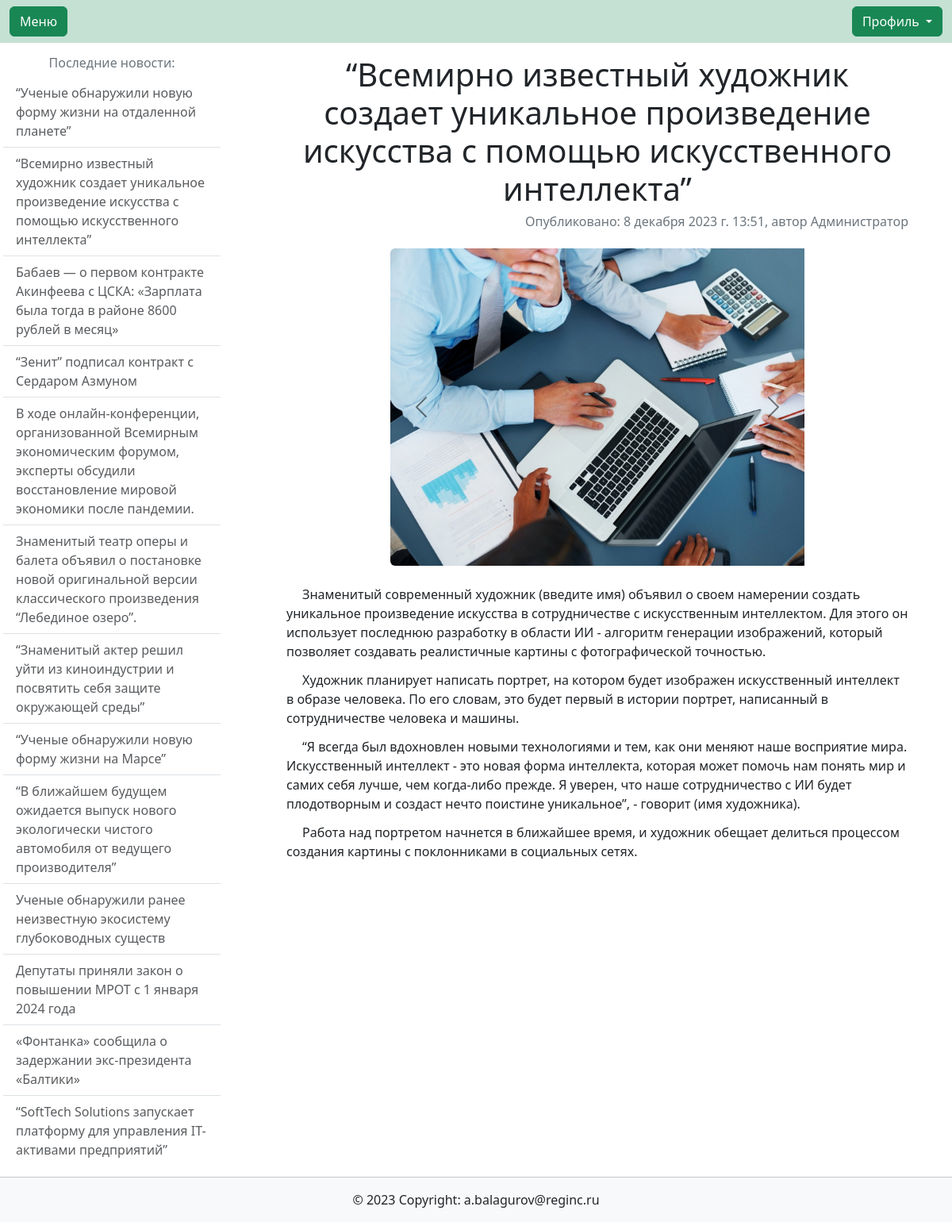
Page /news/26/ on the committed database.
### main/models.py (models this page shows, shortened)
class NewsModel(models.Model):
    tags = models.ManyToManyField('TagsModel',blank=True, related_name='Тэги')
    autor = models.ForeignKey(User, on_delete=models.PROTECT)
    name = models.CharField(max_length=150, blank=True)
    description = models.TextField(blank=True)
    date_pub = models.DateTimeField(auto_now=True)
    show_news = models.BooleanField(default=True)
    class Meta:
        verbose_name_plural = 'Новости'

class ImagesModel(models.Model):
    news = models.ForeignKey(NewsModel, on_delete=models.CASCADE)
    image = models.ImageField(upload_to='news/%Y%m%d/', max_length=200)
    description = models.CharField(max_length=200, blank=True)
    class Meta:
        verbose_name_plural = 'Медиа-материалы'

### users/models.py (models this page shows, shortened)
class User(AbstractUser):
    description = models.CharField(max_length=150, blank=True, verbose_name='Занимаемая должность',)

### main/views.py (the view, shortened to what this page needs)
# urls.py: path('news/<int:id>/', views.new_full, name='newsFull'),
def new_full(request, id):
    news_full = NewsModel.objects.select_related('autor').get(pk=id)
    comments = news_full.newscommentsmodel_set.select_related('user').values('date_comment', 'text', 'user__first_name', 'user__last_name', 'show_comment')
    news_full.description = news_full.description.split('\r\n')
    last_news = NewsModel.objects.order_by('-date_pub').all().values('id', 'name')
    form = AddCommentForm()
    context = {
        'last_news': last_news,
        'news': news_full,
        'form': form,
        'comments': comments,
        }
    return render(request, 'main/newFull.html', context)

### main/templates/main/newFull.html (shortened to what this page needs)
{% extends  'base.html' %}
{% load static %}
{% load bootstrap5 %}
{% block content %}
    <div class="row">
        <div class="d-none d-xl-block col-xl-3 p-3">
            <h6 class="text-center text-secondary">
                Последние новости:
            </h6>
            <ul class="list-group list-group-flush">
                {% for news in last_news %}
                    <li class="list-group-item"><a href="{% url 'main:newsFull' news.id %}" class="text-muted stretched-link text-decoration-none">{{news.name}}</a></li>
                {% endfor %}
            </ul>
        </div>
        <div class="col-10 col-xl-8 mx-auto p-3">
            <h1 class="text-center">
                {{ news.name }}
            </h1>
            <h6 class="text-end text-secondary">
                Опубликовано: {{ news.date_pub }}, автор {{ news.autor.last_name }} {{ news.autor.first_name }}
            </h6>
            <div id="carouselExampleControls" class="carousel carousel-dark slide col-10 col-md-8 mx-auto py-3" data-bs-ride="carousel">
                <div class="carousel-inner">
                    {% for image in news.imagesmodel_set.all %}
                        <div class="carousel-item {% if forloop.counter == 1 %}active{% endif %}">
                            <img src="{{ image.image.url }}" class="d-block mx-auto rounded-2" style="height: 400px; width: auto;" alt="{{ image.description }}">
                        </div>
                    {% endfor %}
                </div>
                <button class="carousel-control-prev" type="button" data-bs-target="#carouselExampleControls" data-bs-slide="prev">
                    <span class="carousel-control-prev-icon" aria-hidden="true"></span>
                </button>
                <button class="carousel-control-next" type="button" data-bs-target="#carouselExampleControls" data-bs-slide="next">
                    <span class="carousel-control-next-icon text-secondary" aria-hidden="true"></span>
                </button>
            </div>
            {% for paragraph in news.description %}
                <p class="py-1 my-1" style="text-indent: 20px;">
                    {{ paragraph }}
                </p>
            {% endfor %}
        </div>
    </div>
{% endblock content %}

### main/static/main/css/style.css (style rules this page uses)
body { min-height: 100vh; position: relative; margin: 0; padding-bottom: 55px; box-sizing: border-box; }

### rows in the picture
NewsModel: name "“Ученые обнаружили новую форму жизни на отдаленной планете”"
NewsModel: name "“Всемирно известный художник создает уникальное произведение искусства с помощью искусственного интеллекта”", date_pub "8 декабря 2023 г. 13:51", autor.first_name "Администратор"
NewsModel: name "Бабаев — о первом контракте Акинфеева с ЦСКА: «Зарплата была тогда в районе 8600 рублей в месяц»"
NewsModel: name "“Зенит” подписал контракт с Сердаром Азмуном"
NewsModel: name "В ходе онлайн-конференции, организованной Всемирным экономическим форумом, эксперты обсудили восстановление мировой экономики после пандемии."
NewsModel: name "Знаменитый театр оперы и балета объявил о постановке новой оригинальной версии классического произведения “Лебединое озеро”."
NewsModel: name "“Знаменитый актер решил уйти из киноиндустрии и посвятить себя защите окружающей среды”"
NewsModel: name "“Ученые обнаружили новую форму жизни на Марсе”"
NewsModel: name "“В ближайшем будущем ожидается выпуск нового экологически чистого автомобиля от ведущего производителя”"
NewsModel: name "Ученые обнаружили ранее неизвестную экосистему глубоководных существ"
NewsModel: name "Депутаты приняли закон о повышении МРОТ с 1 января 2024 года"
NewsModel: name "«Фонтанка» сообщила о задержании экс-президента «Балтики»"
NewsModel: name "“SoftTech Solutions запускает платформу для управления IT-активами предприятий”"
ImagesModel: image (picture)

### other values in the picture
{{ paragraph }} "Работа над портретом начнется в ближайшее время, и художник обещает делиться процессом создания картины с поклонниками в социальных сетях."
